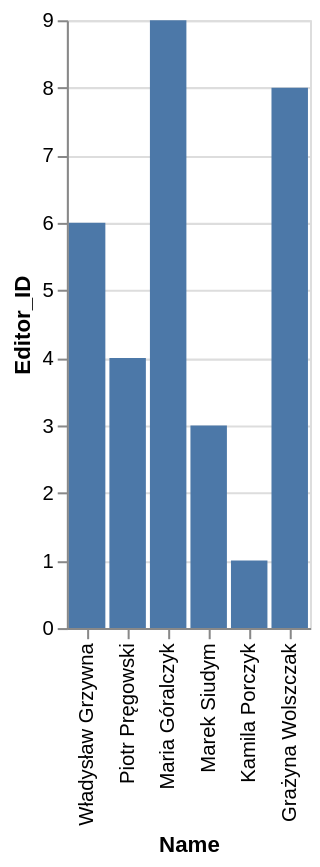

The specification (Vega-Lite) saved for this image:
### Vega-Lite specification from a JSON file in a GitHub repository (floating-point values rounded to 4 significant figures)
{"data": {"values": [{"x_data": "Kamila Porczyk", "y_data": 1}, {"x_data": "Marek Siudym", "y_data": 3}, {"x_data": "Piotr Pręgowski", "y_data": 4}, {"x_data": "Władysław Grzywna", "y_data": 6}, {"x_data": "Grażyna Wolszczak", "y_data": 8}, {"x_data": "Maria Góralczyk", "y_data": 9}]}, "mark": "bar", "encoding": {"x": {"field": "x_data", "type": "nominal", "title": "Name", "sort": "descending"}, "y": {"field": "y_data", "type": "quantitative", "title": "Editor_ID"}}}
